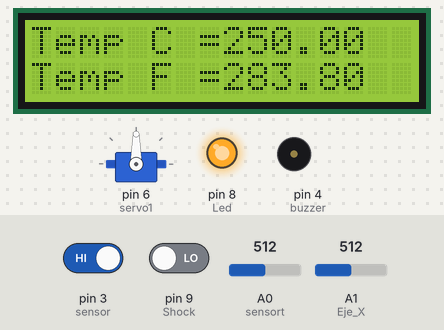
Bench run of a sketch on a simulated Arduino Uno, built with avr-gcc and run on an emulated ATmega328P. Parts: 16×2 character LCD, servo, output pins drawn as LEDs (lit = HIGH), buzzer (waves = sounding). The inputs (shaded band) are chosen by the test bench; at power-on: A1 (Eje_X) = 512, pin 9 (Shock) LOW, pin 3 (sensor) HIGH, A0 (sensort) = 512. What the sketch prints to the serial monitor is not drawn.

Above: at 1.2 s.
1.3 s: A1 (Eje_X) set to 716
At 2.0 s:
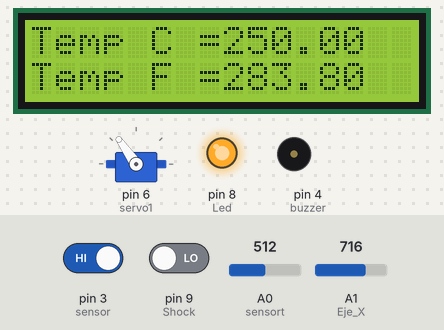
2.8 s: pin 9 (Shock) driven HIGH
At 3.7 s:
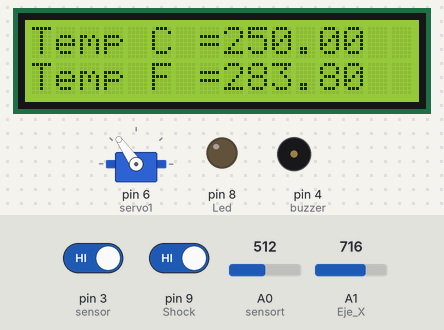
4.6 s: pin 3 (sensor) driven LOW
At 6.0 s:
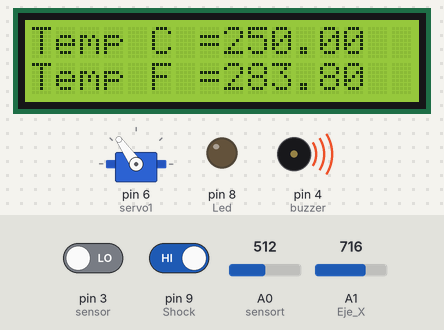
6.3 s: A1 (Eje_X) set to 900
At 7.1 s:
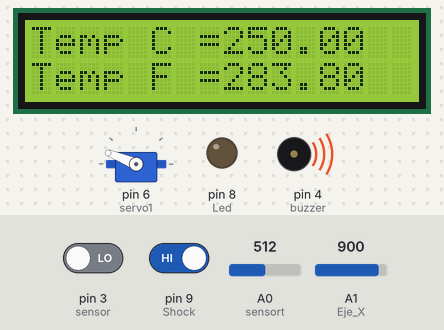
8.3 s: pin 3 (sensor) driven HIGH
At 9.5 s:
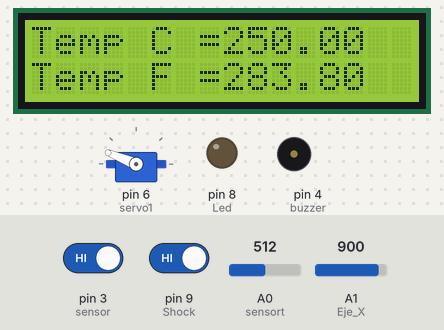
10.0 s: pin 9 (Shock) driven LOW
At 11.8 s:
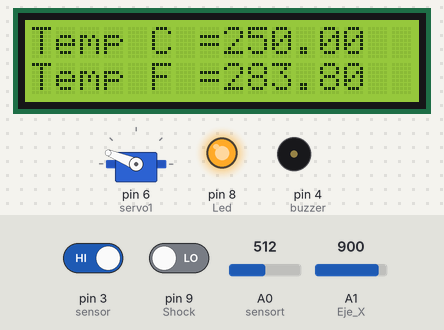
Timing chart, 0 to 13.0 s (numbered marks = the images above; inputs shaded):
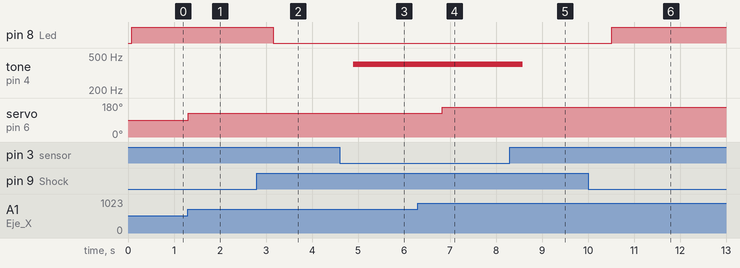

The sketch:

Main.ino
```cpp
#include <Servo.h>          // Incluir la librería Servo
#include <Wire.h>
#include <LiquidCrystal_I2C.h>

Servo servo1;               // Crear un objeto tipo Servo llamado servo1

int angulo = 0 ;
int Eje_X = A1 ;
int Eje_Y = A2 ;

#define I2C_ADDR 0x27 //Define I2C Address where the PCF8574A is


//define variables for the LM35 temperature sensor

float temp; //Define the temp float variable

float tempf; //Define the Fahrenheit float variable

int sensort = A0; // sensor middle pin on analog pin 0

LiquidCrystal_I2C lcd(I2C_ADDR, 16, 2);


const int buzzer = 4;
const int sensor = 3;
int state = 1; // 0 close - 1 open wwitch

int Led = 8 ;// define LED Interface
int Shock = 9; // define the vibration sensor interface
int val; // define numeric variables val

void setup()
{

pinMode (Led, OUTPUT) ; // define LED as output interface
  pinMode (Shock, INPUT) ; // output interface defines vibration sensor

  lcd.init(); //Define the LCD as 16 column by 2 rows

//Switch on the backlight

lcd.backlight();

lcd.setCursor(0,0); //goto first column (column 0) and first line (Line 0)

lcd.print("Temp C = "); //Print at cursor Location

lcd.setCursor(0,1); //goto first column (column 0) and second line (line 1)

lcd.print("Temp F = "); //Print at cursor location

  Serial.begin (9600);

servo1.attach(6) ;  // Conectar servo1 al pin 6

    }

void loop()
    {


val = digitalRead (Shock) ; // read digital interface is assigned a value of 3 val
Serial.println(val);
  if (val == HIGH) // When the shock sensor detects a signal, LED flashes
  {
    digitalWrite (Led, LOW);
  }
  else
  {
    digitalWrite (Led, HIGH);
  }

angulo  = map(analogRead(Eje_X), 0, 1024, 0, 180);
servo1.write(angulo);


temp = analogRead(sensort); //assigning the analog output to temp

temp = temp * 0.48828125; //converting volts to degrees celsius ----- 0.48828125 = [(5V*1000)/1024]10 tempf = (temp * 1.8)+32; //Convering from celsius to fahreneit
tempf = temp + 33.8;
lcd.setCursor(8,0); //move the cursor to position 8 on row 1

lcd.print(temp); //print the temperature in Celsius

lcd.setCursor(8,1); //move the cursor to position 8 on row 2

lcd.print(tempf); //print the temperature in Fahrenheit


delay(500); //wait 5 seconds
state = digitalRead(sensor);

  if (state == LOW){
    tone(buzzer, 400);
  }
  else{
    noTone(buzzer);
  }
  delay(100);


}
   
```

Measured:
- after the input at 1.3 s, servo on pin 6 (servo1): 90° → 125° at once
- after the input at 2.8 s, pin 8 (Led): HIGH → LOW after 0.35 s
- after the input at 4.6 s, tone on pin 4 (buzzer): silent → 400 Hz after 0.29 s
- after the input at 6.3 s, servo on pin 6 (servo1): 125° → 158° after 0.54 s
- after the input at 8.3 s, tone on pin 4 (buzzer): 400 Hz → silent after 0.28 s
- after the input at 10.0 s, pin 8 (Led): LOW → HIGH after 0.52 s
